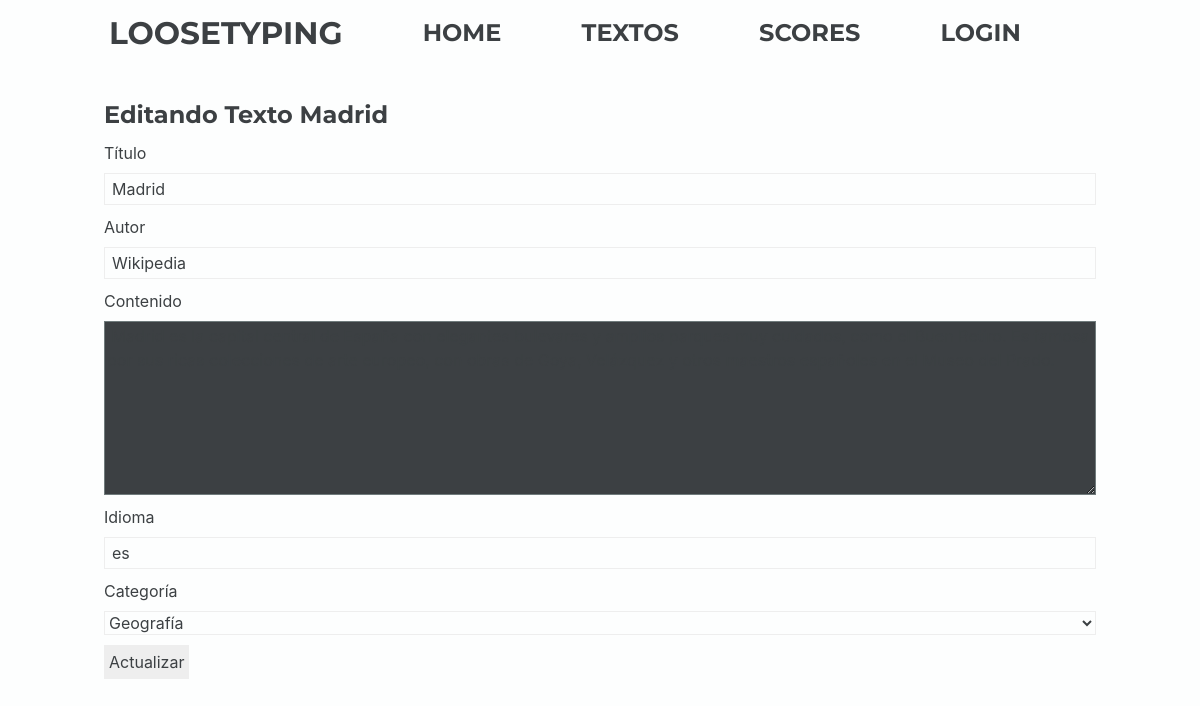
Page /views/actualizarTexto.php?text=30 on the committed database.
### tables this page shows
CREATE TABLE `textos` (
  `id` int(11) NOT NULL,
  `tit_text` varchar(50) DEFAULT NULL,
  `txt_text` text DEFAULT NULL,
  `lang_text` varchar(50) DEFAULT NULL,
  `id_cat` int(11) DEFAULT NULL,
  `ori_text` varchar(150) DEFAULT NULL,
  `created_at` timestamp NOT NULL DEFAULT current_timestamp() ON UPDATE current_timestamp()
);

CREATE TABLE `categorias` (
  `id` int(11) NOT NULL,
  `nom_cat` varchar(50) DEFAULT NULL
);

### public_html/private/model/dao/daoText.php (called while the page is built, shortened)
<?php
class DaoText
{
    public static function getById($id)
    {
        $db=  DbConnection::getInstance();
        $query="select * from textos where id='{$id}';";
        $result = $db->query($query)->fetch();
        return $result;
    }
}

### public_html/private/model/text.php (called while the page is built, shortened)
<?php
include_once('dao/daoText.php');
class Text
{
    private $titText;
    private $txtText;
    private $lang;
    private $idCat;
    private $autorText;
    public function __construct($id="", $titText="", $txtText="", $lang="", $idCat="", $autorText="", $createdAt="")
    {
        $this->titText=$titText;
        $this->txtText=$txtText;
        $this->lang=$lang;
        $this->idCat=$idCat;
        $this->autorText=$autorText;
    }
    public function getTxtText()
    {
        return $this->txtText;
    }
    public function getLang()
    {
        return $this->lang;
    }
    public function getIdCat()
    {
        return $this->idCat;
    }
    public function getTitText()
    {
        return $this->titText;
    }
    public function getAutorText()
    {
        return $this->autorText;
    }
    public static function getById($id)
    {
        $daoResult =DaoText::getById($id);
        $text = new Text($daoResult['id'], $daoResult['tit_text'], $daoResult['txt_text'], $daoResult['lang_text'], $daoResult['id_cat'], $daoResult['ori_text'], $daoResult['created_at']);
        return $text ;
    }
}

### public_html/private/model/dao/daoCategory.php (called while the page is built, shortened)
<?php
class DaoCategory
{
    public static function getById($id)
    {
        $db=  DbConnection::getInstance();
        $query="select * from categorias where id='{$id}';";
        $result = $db->query($query)->fetch();
        return $result;
    }
}

### public_html/private/model/category.php (called while the page is built, shortened)
<?php
include_once("dao/daoCategory.php");
class Category
{
    private $name;
    public function __construct($id="", $name="")
    {
        $this->name=$name;
    }
    public function getName()
    {
        return $this->name;
    }
    public static function getById($id)
    {
        $daoResult = DaoCategory::getById($id);
        $category= new Category($daoResult['id'], $daoResult['nom_cat']);
        return $category;
    }
}

### public_html/views/actualizarTexto.php (the view, shortened to what this page needs)
<?php
include_once('../private/model/Text.php');
include_once('../private/model/Category.php');
if (isset($_GET) && !empty($_GET)) {
    $updText = Text::getById($_GET['text']);
}
?>
<!DOCTYPE html>
<html lang='es' dir='ltr'>
<head>
    <?php include "../includes/general-head.php" ?>
</head>
<body>
    <main>
        <?php include "../includes/nav.php" ?>
        <section>
            <div>
                <h1>Editando Texto
                    <?php echo $updText->getTitText() ?>
                </h1>
                <form
                    action="<?php echo $_SERVER['PHP_SELF'] ?>"
                    method="POST">
                    <ul class="tb-no-decor">
                        <li class="li-label-input"><label for="titulo">Título</label><input
                                value='<?php echo $updText->getTitText() ?>'
                                name="titulo" type="text">
                        </li>
                        <li class="li-label-input"><label for="autor">Autor</label><input value=<?php echo $updText->getAutorText() ?>
                            name="autor" type="text"></li>
                        <li class="li-label-input"><label for="contenido">Contenido</label><textarea name="contenido"
                                rows="7"> <?php echo $updText->getTxtText() ?></textarea>
                        </li>
                        <li class="li-label-input"><label for="lang">Idioma</label><input value=<?php echo $updText->getLang() ?> name="lang"
                            type="text">
                        </li>
                        <li class="li-label-input"><label for="categoria">Categoría</label><select name="categoria">
                                <?php $txtCategory = Category::getById($updText->getIdCat())  ?>
                                <option value=<?php $updText->getIdCat() ?>><?php echo $txtCategory->getName()  ?>
                                </option>
                            </select>
                        <li><input class="button" type="submit" value="Actualizar"></li>
                    </ul>
                </form>
            </div>
        </section>
    </main>
</body>
</html>

### public_html/css/reboot.css (style rules this page uses)
*, *::before, *::after { box-sizing: border-box; }
html { font-family: sans-serif; line-height: 1.15; -webkit-text-size-adjust: 100%; -ms-text-size-adjust: 100%; -ms-overflow-style: scrollbar; -webkit-tap-highlight-color: transparent; }
article, aside, dialog, figcaption, figure, footer, header, hgroup, main, nav, section { display: block; }
body { margin: 0; font-family: -apple-system, BlinkMacSystemFont, "Segoe UI", Roboto, "Helvetica Neue", Arial, sans-serif, "Apple Color Emoji", "Segoe UI Emoji", "Segoe UI Symbol"; font-size: 1rem; font-weight: normal; line-height: 1.5; color: #212529; text-align: left; background-color: #fff; }
h1, h2, h3, h4, h5, h6 { margin-top: 0; margin-bottom: 0.5rem; }
ol, ul, dl { margin-top: 0; margin-bottom: 1rem; }
a, area, button, [role="button"], input:not([type="range"]), label, select, summary, textarea { -ms-touch-action: manipulation; touch-action: manipulation; }
label { display: inline-block; margin-bottom: 0.5rem; }
input, button, select, optgroup, textarea { margin: 0; font-family: inherit; font-size: inherit; line-height: inherit; }
button, input { overflow: visible; }
button, select { text-transform: none; }
button, html [type="button"], [type="reset"], [type="submit"] { -webkit-appearance: button; }
textarea { overflow: auto; resize: vertical; }

### public_html/css/general.css (style rules this page uses)
* { color: #3c4043; }
body { background-color: #fdfefe; }
h1, h2, h3, h4 { font-family: "Montserrat", sans-serif; font-weight: bold; color: #3c4043; }
section { max-width: 992px; margin: 0 auto; padding: 30px 0 0 0; }
input[type="text"], input[type="email"], input[type="password"] { border: 1px solid #eee; color: #3c4043; background-color: #fdfefe; padding: 3px 7px 3px; }
input[type="button"], input[type="submit"], button { background-color: #eee; border: none; padding: 5px; }
select { border: 1px solid #eee; background-color: #fdfefe; }
.button { padding: 5px 10px; background-color: #eee; border: none; color: #3c4043; }
.tb-no-decor { list-style-type: none; padding: 0; }
.li-label-input { display: flex; flex-direction: column; margin-bottom: 10px; }
textarea { background-color: #3c4043; border: 1px solid #707b7c; }

### public_html/css/darkmode.css (style rules this page uses)
* { color: #fdfefe; }
body { background-color: #3c4043; }
h1, h2, h3, h4, p, span { color: #fdfefe; }
input[type="text"], input[type="email"], input[type="password"] { border: 1px solid #707b7c; color: #fdfefe; background-color: #3c4043; }
input[type="button"], input[type="submit"], button { background-color: #707b7c; border: none; }
select { border: 1px solid #707b7c; background-color: #3c4043; }
.button { padding: 5px 10px; color: #fdfefe; border: none; background-color: #707b7c; }

### rows in the picture
textos: tit_text "Madrid", titulo "Madrid", autor "Wikipedia", contenido "Madrid es la capital central de España con elegantes bulevares y amplios parques muy cuidados, como el Buen Retiro. Es famosa por sus ricas colecciones de arte europeo, con obras de Goya, Velázquez y otros maestros españoles en el Museo del Prado.", lang "es"
categorias: categoria "Geografía"
